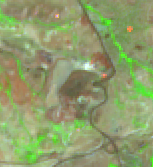
#> input picture data/frames/sentinel-2-l2a-shortwave-infrared/2016-08-25.png, 153 x 167 px
$ python -i register.py   (imports and definitions only)
#> lines starting #> are read from the running program, lines starting #| are printed output that depends on the picture
"""Placing a SPOT scene window on a reference frame.

The corner model in `dimap.py` puts a window within about a hundred meters;
relief displacement alone is that much for a scene taken a few degrees off
nadir over ground a kilometer above the ellipsoid. That residual is almost a
pure translation over a frame this small, so it is found by sliding the scene
over a reference image of the same ground and keeping the offset where their
edges agree best.

Edges rather than brightness: the reference is a color image from another
decade and season, but a road, a ravine or a village street sits where it sat.
The part of the frame that is expected to change (the landfill itself) is
masked out of the score.
"""

from __future__ import annotations

from dataclasses import dataclass

import numpy as np
from scipy import ndimage

EDGE_SMOOTHING_PX = 1.0


@dataclass(frozen=True)
class Match:
    shift_x_px: int
    shift_y_px: int
    score: float
    # The 99th percentile of every candidate's score. A real match stands well
    # clear of it; a peak that does not is noise that happened to win.
    background_p99: float

    @property
    def distinctness(self) -> float:
        return self.score / self.background_p99 if self.background_p99 > 0 else float("inf")


def edge_strength(image: np.ndarray) -> np.ndarray:
    smoothed = ndimage.gaussian_filter(image.astype(np.float32), EDGE_SMOOTHING_PX)
    magnitude = np.hypot(ndimage.sobel(smoothed, 0), ndimage.sobel(smoothed, 1))
    return (magnitude - magnitude.mean()) / (magnitude.std() + 1e-6)


def best_offset(search: np.ndarray, reference: np.ndarray, mask: np.ndarray) -> Match:
    """Where `reference` fits inside the larger `search` image.

    Both are already on the same pixel size. `mask` is True where the
    reference should count. Returns the top-left offset of the best fit,
    measured from the centered position.
    """
    reference_edges = edge_strength(reference)
    search_edges = edge_strength(search)
    weights = mask.astype(np.float32)
    weighted_reference = reference_edges * weights
    height, width = reference.shape
    rows = search.shape[0] - height + 1
    cols = search.shape[1] - width + 1
    if rows < 1 or cols < 1:
        raise ValueError("The search image must be larger than the reference")

    scores = np.empty((rows, cols), dtype=np.float32)
    for dy in range(rows):
        for dx in range(cols):
            window = search_edges[dy : dy + height, dx : dx + width]
            masked = window[mask]
            scores[dy, dx] = float((window * weighted_reference).sum() / (masked.std() * mask.sum() + 1e-6))

    dy, dx = np.unravel_index(np.argmax(scores), scores.shape)
    center_y, center_x = (rows - 1) // 2, (cols - 1) // 2
    return Match(
        shift_x_px=int(dx) - center_x,
        shift_y_px=int(dy) - center_y,
        score=float(scores[dy, dx]),
        background_p99=float(np.percentile(scores, 99)),
    )

>>> import cv2
>>> picture = cv2.imread('../../data/frames/sentinel-2-l2a-shortwave-infrared/2016-08-25.png', cv2.IMREAD_GRAYSCALE)
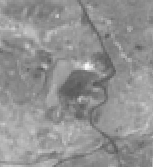
#> picture: shape (167, 153); min 87, max 248, mean 146.3
>>> result = edge_strength(picture)
#> in edge_strength, `magnitude = np.hypot(ndimage.sobel(smoothed, 0), ndimage.sobel(smoothe..`:
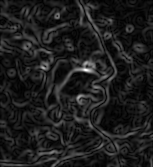
#> magnitude: shape (167, 153) float32; min 0.226, max 267.7, mean 31.6; drawn with min black and max white

$ run again, on data/frames/sentinel-2-l2a-shortwave-infrared/2017-09-09.png
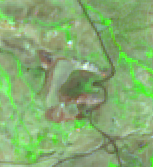
#> input picture data/frames/sentinel-2-l2a-shortwave-infrared/2017-09-09.png, 153 x 167 px
#> `picture = cv2.imread('../../data/frames/sentinel-2-l2a-shortwave-infra..`:
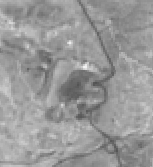
#> picture: shape (167, 153); min 82, max 243, mean 152.8
#> in edge_strength, `magnitude = np.hypot(ndimage.sobel(smoothed, 0), ndimage.sobel(smoothe..`:
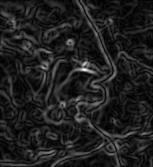
#> magnitude: shape (167, 153) float32; min 0.379, max 272, mean 34.2; drawn with min black and max white

$ run again, on data/frames/sentinel-2-l2a-shortwave-infrared/2019-09-24.png
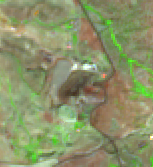
#> input picture data/frames/sentinel-2-l2a-shortwave-infrared/2019-09-24.png, 153 x 167 px
#> `picture = cv2.imread('../../data/frames/sentinel-2-l2a-shortwave-infra..`:
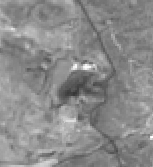
#> picture: shape (167, 153); min 53, max 255, mean 138.8
#> in edge_strength, `magnitude = np.hypot(ndimage.sobel(smoothed, 0), ndimage.sobel(smoothe..`:
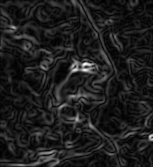
#> magnitude: shape (167, 153) float32; min 0.224, max 295.8, mean 35.4; drawn with min black and max white
